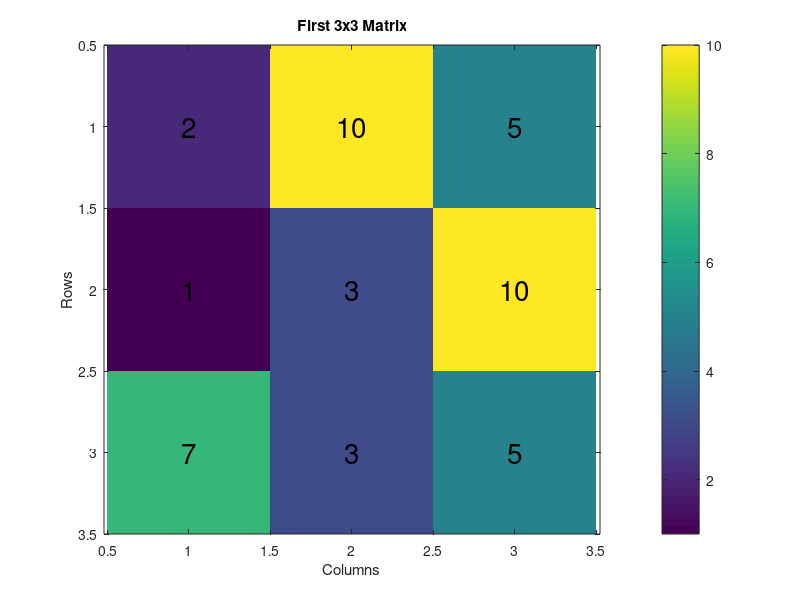
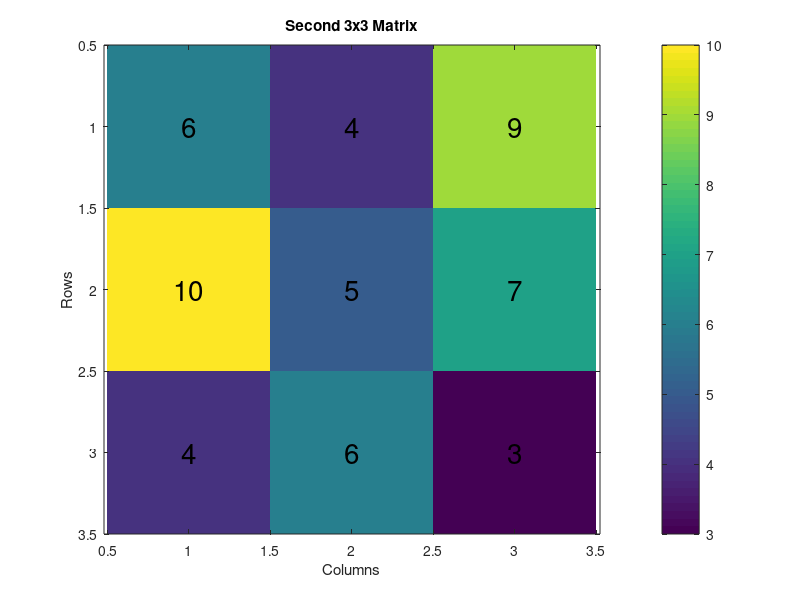
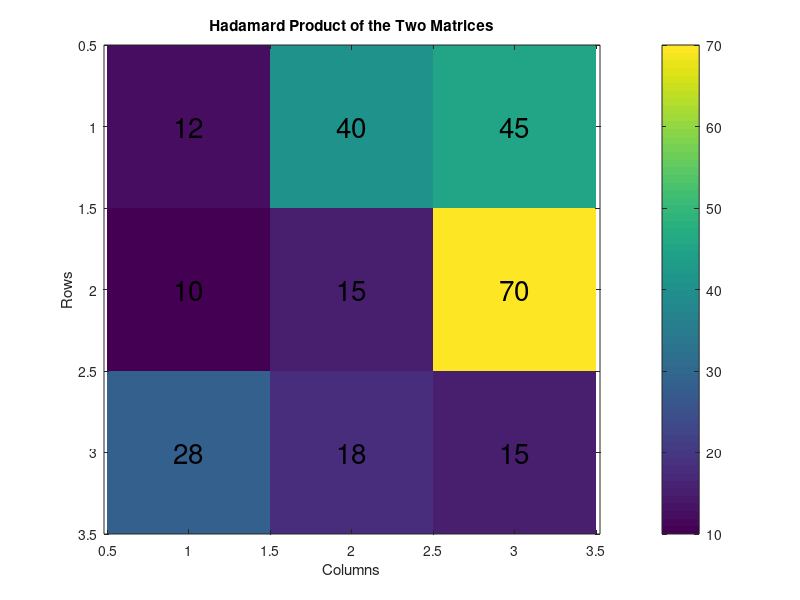

MATLAB code to generate these figures, in order:
% Clear workspace, command window, and close all figures
clc; clear; close all;

% Create two 3x3 square matrices with random values
squareMatrix1 = randi(10, 3, 3); % Generate a 3x3 matrix with integers between 1 and 10
squareMatrix2 = randi(10, 3, 3); % Generate another 3x3 matrix with integers between 1 and 10

%%%%%%% TODO %%%%%%%
% Calculate the Hadamard product of the two matrices
% Use hadamard multiplication function '.*'
% Refer to the lecture slide 26
hadamardProduct = squareMatrix1 .* squareMatrix2;
%%%%%%%%%%%%%%%%%%%%

% Create and visualize the first square matrix
figure;
imagesc(squareMatrix1); % Display the matrix as a color image
title('First 3x3 Matrix');
xlabel('Columns');
ylabel('Rows');
colorbar; % Show a color scale
axis equal tight; % Adjust axes to fit tightly around the data
% Add text annotations for each element in the first matrix
[numRows, numCols] = size(squareMatrix1);
for row = 1:numRows
    for col = 1:numCols
        text(col, row, num2str(squareMatrix1(row, col), '%d'), ...
            'HorizontalAlignment', 'center', ...
            'VerticalAlignment', 'middle', ...
            'FontSize',20);
    end
end

% Create and visualize the second square matrix
figure;
imagesc(squareMatrix2); % Display the matrix as a color image
title('Second 3x3 Matrix');
xlabel('Columns');
ylabel('Rows');
colorbar; % Show a color scale
axis equal tight; % Adjust axes to fit tightly around the data
% Add text annotations for each element in the second matrix
for row = 1:numRows
    for col = 1:numCols
        text(col, row, num2str(squareMatrix2(row, col), '%d'), ...
            'HorizontalAlignment', 'center', ...
            'VerticalAlignment', 'middle', ...
            'FontSize',20);
    end
end

% Create and visualize the Hadamard product of the matrices
figure;
imagesc(hadamardProduct); % Display the Hadamard product matrix as a color image
title('Hadamard Product of the Two Matrices');
xlabel('Columns');
ylabel('Rows');
colorbar; % Show a color scale
axis equal tight; % Adjust axes to fit tightly around the data
% Add text annotations for each element in the Hadamard product matrix
for row = 1:numRows
    for col = 1:numCols
        text(col, row, num2str(hadamardProduct(row, col), '%d'), ...
            'HorizontalAlignment', 'center', ...
            'VerticalAlignment', 'middle', ...
            'FontSize',20);
    end
end
